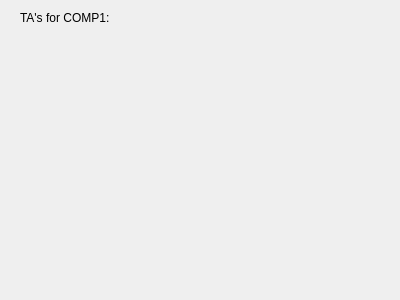
<?xml version="1.0" encoding="UTF-8"?>
<ui version="4.0">
 <class>ViewTA</class>
 <widget class="QDialog" name="ViewTA">
  <property name="geometry">
   <rect>
    <x>0</x>
    <y>0</y>
    <width>400</width>
    <height>300</height>
   </rect>
  </property>
  <property name="windowTitle">
   <string>TA List</string>
  </property>
  <widget class="QLabel" name="label">
   <property name="geometry">
    <rect>
     <x>20</x>
     <y>10</y>
     <width>131</width>
     <height>16</height>
    </rect>
   </property>
   <property name="text">
    <string>TA's for COMP1:</string>
   </property>
  </widget>
  <widget class="QWidget" name="verticalLayoutWidget">
   <property name="geometry">
    <rect>
     <x>79</x>
     <y>50</y>
     <width>251</width>
     <height>231</height>
    </rect>
   </property>
   <layout class="QVBoxLayout" name="verticalLayout"/>
  </widget>
 </widget>
 <resources/>
 <connections/>
</ui>
